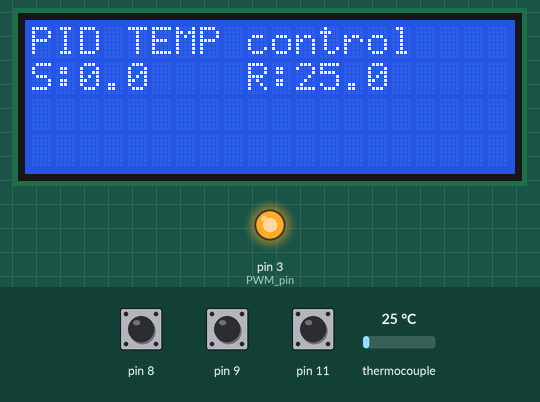
Recording of a sketch running on a simulated Arduino Uno, built with avr-gcc and run on an emulated ATmega328P. On the bench: 20×4 character LCD, output pins drawn as LEDs (lit = HIGH). Wiring (inferred from the names in the program): MAX6675 thermocouple converter: CS pin 10; MISO pin 12; SCK pin 13. Inputs (shaded band) come from the test bench; at power-on: thermocouple 25 °C, pin 11 LOW, pin 8 HIGH, pin 9 HIGH. Pins used as bus, display or sensor lines are not drawn.

Above: at 1.2 s.
1.3 s: thermocouple set to 0 °C
At 2.4 s:
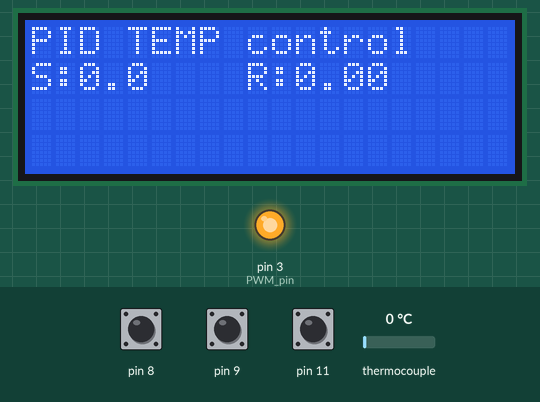
3.2 s: thermocouple set to 6 °C
5.2 s: thermocouple set to 75 °C
At 6.1 s:
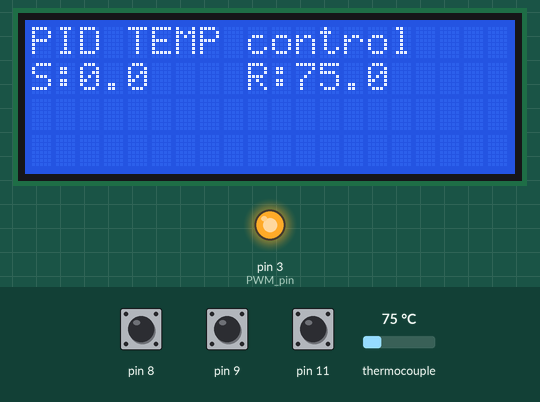
7.1 s: pin 11 pulsed HIGH 5 times (0.12 s each, 0.3 s apart)
At 8.5 s:
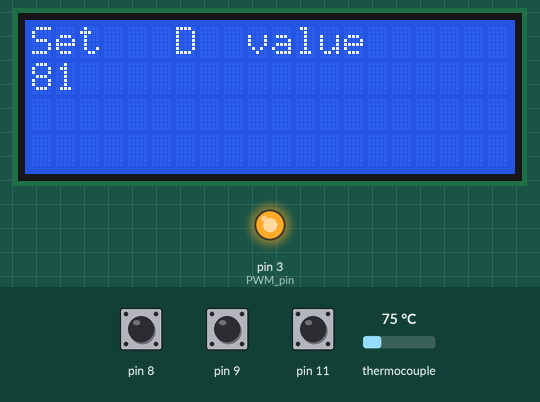
Timing chart, 0 to 10.1 s (numbered marks = the images above; inputs shaded):
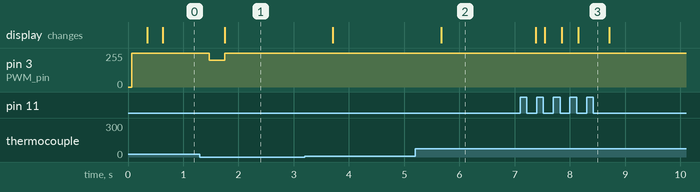

Measured:
- after the input at 1.3 s, pin 3 (PWM_pin): 255/255 → 200/255 after 0.17 s, → 255/255 0.28 s later; the display: changes after 0.45 s (image 1)
- after the input at 5.2 s, the display: changes after 0.47 s (image 2)
- after the input at 7.1 s, the display: first changes after 0.28 s (image 3 shows a later state)

The sketch:

PID_temperature_control.ino
```cpp
#include <SPI.h>

//Configuaracion de pantalla
#include <Wire.h>
#include <LiquidCrystal_I2C.h>
LiquidCrystal_I2C lcd(0x27,20,4);

int PWM_pin = 3;  //PWM
int clk = 8;      int data = 9;


//Variables del progragama
float set_temperature = 0;
float temperature_read = 0.0;
float PID_error = 0;
float previous_error = 0;
float elapsedTime, Time, timePrev;
float PID_value = 0;
int button_pressed = 0;
int menu_activated=0;
float last_set_temperature = 0;

//Varaiables
int clk_State;
int Last_State;
bool dt_State;

//PID
//////////////////////////////////////////////////////////
int kp = 150;   // antes 90
int ki = 60;    // antes 30
int kd = 80;    // puedes dejar igual o ajustar si oscila mucho
//////////////////////////////////////////////////////////

int PID_p = 0;    int PID_i = 0;    int PID_d = 0;
float last_kp = 0;
float last_ki = 0;
float last_kd = 0;
int PID_values_fixed =0;

//Pines del sensor de temperatura
#define MAX6675_CS   10
#define MAX6675_SO   12
#define MAX6675_SCK  13

void setup() {
  pinMode(PWM_pin,OUTPUT);
  TCCR2B = TCCR2B & B11111000 | 0x03;
  Time = millis();

  Last_State = (PINB & B00000001);

  PCICR |= (1 << PCIE0);
  PCMSK0 |= (1 << PCINT0);
  PCMSK0 |= (1 << PCINT1);
  PCMSK0 |= (1 << PCINT3);

  pinMode(11,INPUT);
  pinMode(9,INPUT);
  pinMode(8,INPUT);

  lcd.init();
  lcd.backlight();
}

void loop() {

if(menu_activated==0)
{
  temperature_read = readThermocouple();
  PID_error = set_temperature - temperature_read;
  PID_p = 0.01*kp * PID_error;
  PID_i = 0.01*PID_i + (ki * PID_error);


  timePrev = Time;
  Time = millis();
  elapsedTime = (Time - timePrev) / 1000;
  PID_d = 0.01*kd*((PID_error - previous_error)/elapsedTime);
  PID_value = PID_p + PID_i + PID_d;

  if(PID_value < 0)
  {    PID_value = 0;    }
  if(PID_value > 255)
  {    PID_value = 255;  }
  analogWrite(PWM_pin,255-PID_value);
  previous_error = PID_error;

  delay(250);

  lcd.setCursor(0,0);
  lcd.print("PID TEMP control");
  lcd.setCursor(0,1);
  lcd.print("S:");
  lcd.setCursor(2,1);
  lcd.print(set_temperature,1);
  lcd.setCursor(9,1);
  lcd.print("R:");
  lcd.setCursor(11,1);
  lcd.print(temperature_read,1);
}
if(menu_activated == 1)
{
   analogWrite(PWM_pin,255);
  if(set_temperature != last_set_temperature)
  {
  lcd.clear();
  lcd.setCursor(0,0);
  lcd.print("Set  temperature");
  lcd.setCursor(0,1);
  lcd.print(set_temperature);
  }
  last_set_temperature = set_temperature;
}
if(menu_activated == 2)
{
  if(kp != last_kp)
  {
  lcd.clear();
  lcd.setCursor(0,0);
  lcd.print("Set   P  value  ");
  lcd.setCursor(0,1);
  lcd.print(kp);
  }
  last_kp = kp;
}if(menu_activated == 3)
{
  if(ki != last_ki)
  {
  lcd.clear();
  lcd.setCursor(0,0);
  lcd.print("Set   I  value  ");
  lcd.setCursor(0,1);
  lcd.print(ki);
  }
  last_ki = ki;
}
if(menu_activated == 4)
{

  if(kd != last_kd)
  {
  lcd.clear();
  lcd.setCursor(0,0);
  lcd.print("Set   D  value  ");
  lcd.setCursor(0,1);
  lcd.print(kd);
  }
  last_kd = kd;
}

}
double readThermocouple() {

  uint16_t v;
  pinMode(MAX6675_CS, OUTPUT);
  pinMode(MAX6675_SO, INPUT);
  pinMode(MAX6675_SCK, OUTPUT);

  digitalWrite(MAX6675_CS, LOW);
  delay(1);

  v = shiftIn(MAX6675_SO, MAX6675_SCK, MSBFIRST);
  v <<= 8;
  v |= shiftIn(MAX6675_SO, MAX6675_SCK, MSBFIRST);

  digitalWrite(MAX6675_CS, HIGH);
  if (v & 0x4)
  {
    return NAN;
  }
  v >>= 3;
  return v*0.25;
}
ISR(PCINT0_vect){
if(menu_activated==1)
   {
  clk_State =   (PINB & B00000001);
  dt_State  =   (PINB & B00000010);
  if (clk_State != Last_State){
     if (dt_State != clk_State) {
       set_temperature = set_temperature + 0.5;
     }
     else {
       set_temperature = set_temperature - 0.5;
     }
     if(set_temperature > 250) set_temperature = 250;
     if(set_temperature < 0) set_temperature = 0;
  }
  Last_State = clk_State;
}
if(menu_activated==2)
   {
  clk_State =   (PINB & B00000001);
  dt_State  =   (PINB & B00000010);
  if (clk_State != Last_State){
     if (dt_State != clk_State) {
       kp = kp+1 ;
     }
     else {
       kp = kp-1;
     }
  }
  Last_State = clk_State;
}
if(menu_activated==3)
   {
  clk_State =   (PINB & B00000001);
  dt_State  =   (PINB & B00000010);
  if (clk_State != Last_State){
     if (dt_State != clk_State) {
       ki = ki+1 ;
     }
     else {
       ki = ki-1;
     }
  }
  Last_State = clk_State;
}
 if(menu_activated==4)
   {
  clk_State =   (PINB & B00000001);
  dt_State  =   (PINB & B00000010);
  if (clk_State != Last_State){
     if (dt_State != clk_State) {
       kd = kd+1 ;
     }
     else {
       kd = kd-1;
     }
  }
  Last_State = clk_State;
}
  if (PINB & B00001000)
  {
    button_pressed = 1;
  }
  else if(button_pressed == 1)
  {
   if(menu_activated==4)
   {
    menu_activated = 0;
    PID_values_fixed=1;
    button_pressed=0;
    delay(1000);
   }
   if(menu_activated==3)
   {
    menu_activated = menu_activated + 1;
    button_pressed=0;
    kd = kd + 1;
    delay(1000);
   }
   if(menu_activated==2)
   {
    menu_activated = menu_activated + 1;
    button_pressed=0;
    ki = ki + 1;
    delay(1000);
   }
   if(menu_activated==1)
   {
    menu_activated = menu_activated + 1;
    button_pressed=0;
    kp = kp + 1;
    delay(1000);
   }
   if(menu_activated==0 && PID_values_fixed != 1)
   {
    menu_activated = menu_activated + 1;
    button_pressed=0;
    set_temperature = set_temperature+1;
    delay(1000);
   }
   PID_values_fixed = 0;
  }
}
```
